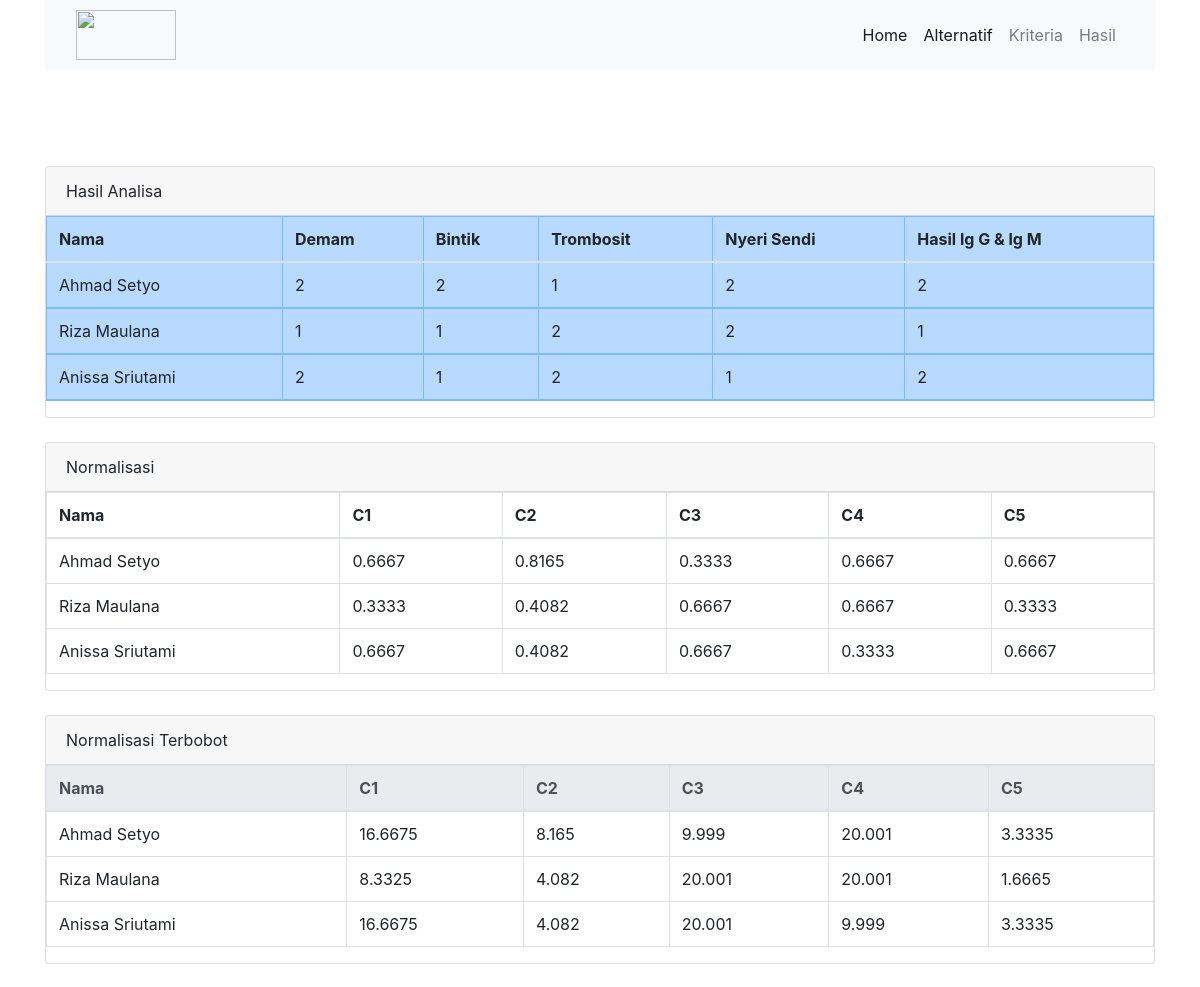
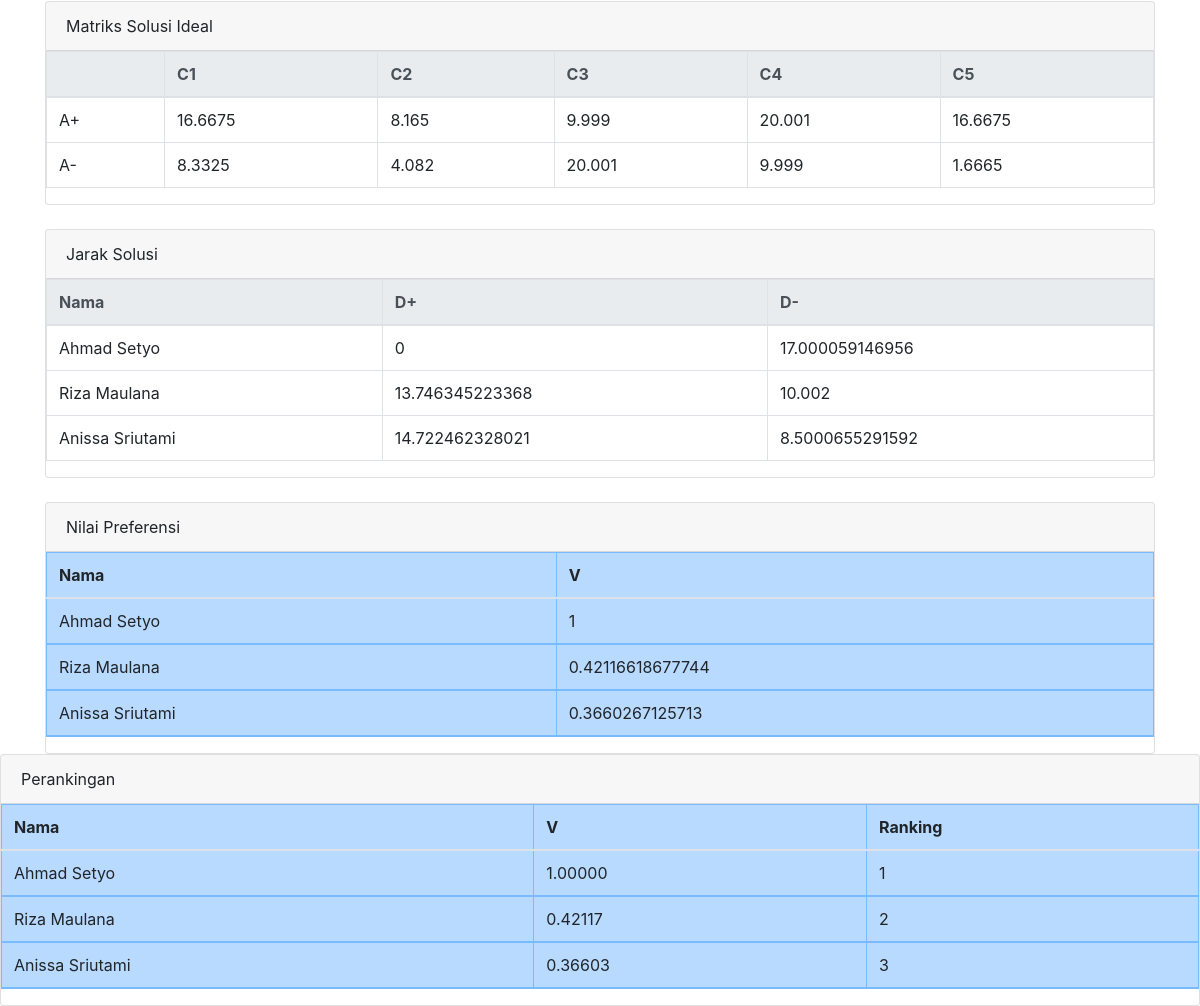
Screenshot of /hasil.php with the database file from the repository (2 pictures, top to bottom).
### tables this page shows
CREATE TABLE `alternatif` (
  `id_alternatif` int(5) NOT NULL,
  `nama_pasien` varchar(40) NOT NULL
);

CREATE TABLE `nilai_konfersi` (
  `id_konfersi` int(5) NOT NULL,
  `id_nilai2` int(5) NOT NULL,
  `kc1` int(5) NOT NULL,
  `kc2` int(5) NOT NULL,
  `kc3` int(5) NOT NULL,
  `kc4` int(5) NOT NULL,
  `kc5` int(5) NOT NULL
);

CREATE TABLE `preferensi` (
  `preferensi` float(10,5) NOT NULL,
  `id_pref` int(5) NOT NULL,
  `id_alt2` int(5) NOT NULL
);

### hasil.php (the view, shortened to what this page needs)
<html>
<head>
  <link rel="stylesheet" href="https://maxcdn.bootstrapcdn.com/bootstrap/4.3.1/css/bootstrap.min.css">
    <link rel="stylesheet" href="https://use.fontawesome.com/releases/v5.6.3/css/all.css">
</head>
<body>
<div class="container">
	<nav class="navbar navbar-expand-sm bg-light navbar-light" style="height:70px">
		<div class="container-fluid">
		<img src="logo2.png" style="width:100px;height:50px;">
		<ul class="nav navbar-nav navbar-right">
			<li class="nav-item active">
				<a class="nav-link" href="home.php">Home</a>
			</li>
			<li class="nav-item active">
				<a class="nav-link" href="nilai_alternatif.php">Alternatif</a>
			</li>
			<li class="nav-item ">
				<a class="nav-link" href="kriteria.php#">Kriteria</a>
			</li>
			<li class="nav-item">
				<a class="nav-link" href="hasil.php">Hasil</a>
			</li>
		</ul>
	</div>
	</nav>
		<br>
		<br>
		<br>
		<br>
	<div class="card">
		<div class="card-header">Hasil Analisa</div>
		<div class="panel-body">
		<table class="table table-bordered">
			<thead class="table-primary">
			<tr>
				<th>Nama</th>
				<th>Demam</th>
				<th>Bintik</th>
				<th>Trombosit</th>
				<th>Nyeri Sendi</th>
				<th>Hasil lg G & lg M</th>
				</tr></thread>
					<?php
			$data = mysqli_query($koneksi,"SELECT u.id_alternatif, u.nama_pasien, a.kc1, a.kc2, a.kc3, a.kc4, a.kc5 FROM alternatif AS u INNER JOIN nilai AS i ON u.id_alternatif = i.id_alt INNER JOIN nilai_konfersi AS a ON i.id_nilai = a.id_nilai2");
			while($d = mysqli_fetch_array($data)){
				?>
				<tr>
				<td><?php echo $d['nama_pasien']; ?></td>
				<td><?php echo $d['kc1']; ?></td>
				<td><?php echo $d['kc2']; ?></td>
				<td><?php echo $d['kc3']; ?></td>
				<td><?php echo $d['kc4']; ?></td>
				<td><?php echo $d['kc5']; ?></td>
			</tr>
			<?php
			}
			?>
		</table>
		</div>
	</div>
	<br>
	<div class="card">
		<div class="card-header">Normalisasi</div>
		<div class="panel-body">
		<table class="table table-bordered">
			<thead class="thead-primary">
			<tr>
				<th>Nama</th>
				<th>C1</th>
				<th>C2</th>
				<th>C3</th>
				<th>C4</th>
				<th>C5</th>
			</tr></thead>
		<?php
			$data = mysqli_query($koneksi,"SELECT u.id_alternatif, u.nama_pasien, a.id_konfersi, a.kc1, a.kc2, a.kc3, a.kc4, a.kc5, i.id_nilai FROM alternatif AS u INNER JOIN nilai AS i ON u.id_alternatif = i.id_alt INNER JOIN nilai_konfersi AS a ON i.id_nilai = a.id_nilai2");
			$result=mysqli_query($koneksi,"SELECT SQRT(SUM(kc1*kc1)) AS uhuy1, SQRT(SUM(kc2*kc2)) AS uhuy2, SQRT(SUM(kc3*kc3)) AS uhuy3, SQRT(SUM(kc4*kc4)) AS uhuy4, SQRT(SUM(kc5*kc5)) AS uhuy5 FROM nilai_konfersi ");
			while($rw=mysqli_fetch_array ($result)){
				$um1=$rw['uhuy1'];
				$um2=$rw['uhuy2'];
				$um3=$rw['uhuy3'];
				$um4=$rw['uhuy4'];
				$um5=$rw['uhuy5'];
						}
			$z=0;
			while($d = mysqli_fetch_array($data)){
						  $kc2 = $d['kc2'];
						  $kc1 = $d['kc1'];
						  $kc3 = $d['kc3'];
						  $kc4 = $d['kc4'];
						  $kc5 = $d['kc5'];
				?>
				<tr>
				<td><?php $nama = $d['nama_pasien']; echo $nama ; ?></td>
				<td>
						<?php
						  $terbagi1=round($kc1/$um1,4);
						  echo $terbagi1;
						  $a[$z]=$terbagi1;?>
				</td>
				<td>
						  <?php
						  $terbagi2=round($kc2/$um2,4);
						  echo $terbagi2;
						  $b[$z]=$terbagi2;?>
				</td>
				<td>
						  <?php
						  $terbagi3=round($kc3/$um3,4);
						  echo $terbagi3;
						  $c[$z]=$terbagi3;?>
				</td>
				<td>
				<?php
						  $terbagi4=round($kc4/$um4,4);
						  echo $terbagi4;
						  $dc[$z]=$terbagi4;?>
				</td>
				<td>
				<?php
						  $terbagi5=round($kc5/$um5,4);
						  echo $terbagi5;
						  $e[$z]=$terbagi5;?>
				</td>
			</tr>
			<?php
			$z++;}
			?>
		</table>
		</div>
	</div>
	<br>
	<div class="card">
		<div class="card-header">Normalisasi Terbobot</div>
		<div class="panel-body">
		<div style="overflow-x:auto;">
		<table class="table table-bordered">
			<thead class="thead-light">
			<tr>
				<th>Nama</th>
				<th>C1</th>
				<th>C2</th>
				<th>C3</th>
				<th>C4</th>
				<th>C5</th>
			</tr></thead>
			<?php
			$data = mysqli_query($koneksi,"SELECT u.id_alternatif, u.nama_pasien, a.kc1, a.kc2, a.kc3, a.kc4, a.kc5 FROM alternatif AS u INNER JOIN nilai AS i ON u.id_alternatif = i.id_alt INNER JOIN nilai_konfersi AS a ON i.id_nilai = a.id_nilai2");
$v=0;
			while($d = mysqli_fetch_array($data)){
				?>
				<tr>
				<td><?php echo $d['nama_pasien']; ?></td>
				<td><?php $normbot1[$v] = round($a[$v]*25,4); echo $normbot1[$v]; ?></td>
				<td><?php $normbot2[$v] =round($b[$v]*10,4); echo $normbot2[$v]; ?></td>
				<td><?php $normbot3[$v] =round($c[$v]*30,4); echo $normbot3[$v]; ?></td>
				<td><?php $normbot4[$v] =round($dc[$v]*30,4); echo $normbot4[$v];  ?></td>
				<td><?php $normbot5[$v] =round($e[$v]*5,4); echo $normbot5[$v]; ?></td>
			</tr>
			<?php
			$v++;
			}?>
		</table>
		</div>
		</div>
	</div>
	<br>
	<div class="card">
		<div class="card-header">Matriks Solusi Ideal</div>
		<div class="panel-body">
		<div style="overflow-x:auto;">
		<table class="table table-bordered">
			<thead class="thead-light">
			<tr>
				<th></th>
				<th>C1</th>
				<th>C2</th>
				<th>C3</th>
				<th>C4</th>
				<th>C5</th>
			</tr></thead>
				<tr>
				<td>A+</td>
				<td>
					<?php echo round(max($normbot1),4);
						  ?>
				</td>
				<td>
					<?php echo round(max($normbot2),4);
						  ?>
				</td>
				<td>
				<?php echo round(min($normbot3),4);
						 ?>
				</td>
				<td>
				<?php echo round(max($normbot4),4);
						 ?>
				</td>
				<td>
				<?php echo round(max($normbot1),4);
						  ?>
				</td>
			</tr>
			<tr>
				<td>A-</td>
				<td>
					<?php
						  echo round(min($normbot1),4);?>
				</td>
				<td>
					<?php
						  echo round(min($normbot2),4);?>
				</td>
				<td>
				<?php
						  echo round(max($normbot3),4);?>
				</td>
				<td>
				<?php
						  echo round(min($normbot4),4);?>
				</td>
				<td>
				<?php
						  echo round(min($normbot5),4);?>
				</td>
			</tr>
		</table>
		</div>
		</div>
	</div>
	<br>
	<div class="card">
		<div class="card-header">Jarak Solusi</div>
		<div class="panel-body">
		<div style="overflow-x:auto;">
		<table class="table table-bordered">
			<thead class="thead-light">
			<tr>
				<th>Nama</th>
				<th>D+</th>
				<th>D-</th>
			</tr></thead>
			<?php
			$data = mysqli_query($koneksi,"SELECT u.id_alternatif, u.nama_pasien, a.kc1, a.kc2, a.kc3, a.kc4, a.kc5 FROM alternatif AS u INNER JOIN nilai AS i ON u.id_alternatif = i.id_alt INNER JOIN nilai_konfersi AS a ON i.id_nilai = a.id_nilai2");
$h=0;
			while($d = mysqli_fetch_array($data)){
				?>
				<tr>
				<td><?php echo $d['nama_pasien']; ?></td>
				<td><?php $bot1[$h] = sqrt(pow($normbot1[$h]-round(max($normbot1),4),2)+pow($normbot2[$h]-round(max($normbot2),4),2)+pow($normbot3[$h]-round(min($normbot3),4),2)+pow($normbot4[$h]-round(max($normbot4),4),2)+pow($normbot5[$h]-round(max($normbot5),4),2)); echo $bot1[$h]; ?></td>
				<td><?php $bot2[$h] = sqrt(pow($normbot1[$h]-round(min($normbot1),4),2)+pow($normbot2[$h]-round(min($normbot2),4),2)+pow($normbot3[$h]-round(max($normbot3),4),2)+pow($normbot4[$h]-round(min($normbot4),4),2)+pow($normbot5[$h]-round(min($normbot5),4),2)); echo $bot2[$h]; ?></td>
			</tr>
			<?php
			$h++;
			}?>
		</table>
		</div>
		</div>
		</div><br>
		<div class="card">
		<div class="card-header">Nilai Preferensi</div>
		<div class="panel-body">
		<table class="table table-bordered">
			<thead class="table-primary">
			<tr>
				<th>Nama</th>
				<th>V</th>
				</tr></thread>
					<?php
			$data = mysqli_query($koneksi,"SELECT u.id_alternatif, u.nama_pasien,a.id_konfersi, a.kc1, a.kc2, a.kc3, a.kc4, a.kc5 FROM alternatif AS u INNER JOIN nilai AS i ON u.id_alternatif = i.id_alt INNER JOIN nilai_konfersi AS a ON i.id_nilai = a.id_nilai2");
$g=0;
			while($d = mysqli_fetch_array($data)){
				?>
				<tr>
				<td><?php echo $d['nama_pasien']; ?></td>
				<td><?php $preferensi[$g] = $bot2[$g]/($bot2[$g]+$bot1[$g]); echo $preferensi[$g]; ?></td>
				<?php $nm=$d['id_konfersi']; mysqli_query($koneksi,"INSERT INTO preferensi (id_pref,preferensi,id_alt2) VALUES ('$g'+1,'$preferensi[$g]','$nm') ON DUPLICATE KEY UPDATE preferensi='$preferensi[$g]'"); ?>
			</tr>
		<?php
			$g++;}
			?>
		</table>
		</div>
	</div>
</div>
<div class="card">
		<div class="card-header">Perankingan</div>
		<div class="panel-body">
		<table class="table table-bordered">
			<thead class="table-primary">
			<tr>
				<th>Nama</th>
				<th>V</th>
				<th>Ranking</th>
				</tr></thread>
					<?php
			$data = mysqli_query($koneksi,"select preferensi, nama_pasien from preferensi inner join alternatif on id_alt2 = id_alternatif order by preferensi desc ");
$no = 1;
			while($d = mysqli_fetch_array($data)){
				?>
				<tr>
				<td><?php echo $d['nama_pasien']; ?></td>
				<td><?php echo$d['preferensi'];?></td>
				<td><?php echo $no++; ?></td>
			</tr>
		<?php
			}
			?>
		</table>
		</div>
	</div>
</body>
</html>

### rows the page displays
alternatif: nama_pasien "Ahmad Setyo", nilai_konfersi.kc1 "2", nilai_konfersi.kc2 "2", nilai_konfersi.kc3 "1", nilai_konfersi.kc4 "2", nilai_konfersi.kc5 "2", terbagi1 "0.6667", terbagi2 "0.8165", terbagi3 "0.3333", terbagi4 "0.6667", terbagi5 "0.6667", v "16.6675", v "8.165", v "9.999", v "20.001", v "3.3335", h "0", h "17.000059146956", g "1"
alternatif: nama_pasien "Riza Maulana", nilai_konfersi.kc1 "1", nilai_konfersi.kc2 "1", nilai_konfersi.kc3 "2", nilai_konfersi.kc4 "2", nilai_konfersi.kc5 "1", terbagi1 "0.3333", terbagi2 "0.4082", terbagi3 "0.6667", terbagi4 "0.6667", terbagi5 "0.3333", v "8.3325", v "4.082", v "20.001", v "1.6665", h "13.746345223368", h "10.002", g "0.42116618677744"
alternatif: nama_pasien "Anissa Sriutami", nilai_konfersi.kc1 "2", nilai_konfersi.kc2 "1", nilai_konfersi.kc3 "2", nilai_konfersi.kc4 "1", nilai_konfersi.kc5 "2", terbagi1 "0.6667", terbagi2 "0.4082", terbagi3 "0.6667", terbagi4 "0.3333", terbagi5 "0.6667", v "16.6675", v "4.082", v "20.001", v "9.999", v "3.3335", h "14.722462328021", h "8.5000655291592", g "0.3660267125713"
preferensi: alternatif.nama_pasien "Ahmad Setyo", preferensi "1.00000"
preferensi: alternatif.nama_pasien "Riza Maulana", preferensi "0.42117"
preferensi: alternatif.nama_pasien "Anissa Sriutami", preferensi "0.36603"

### other values shown
max($normbot1) "16.6675"
max($normbot2) "8.165"
min($normbot3) "9.999"
max($normbot4) "20.001"
min($normbot1) "8.3325"
min($normbot2) "4.082"
max($normbot3) "20.001"
min($normbot4) "9.999"
min($normbot5) "1.6665"
